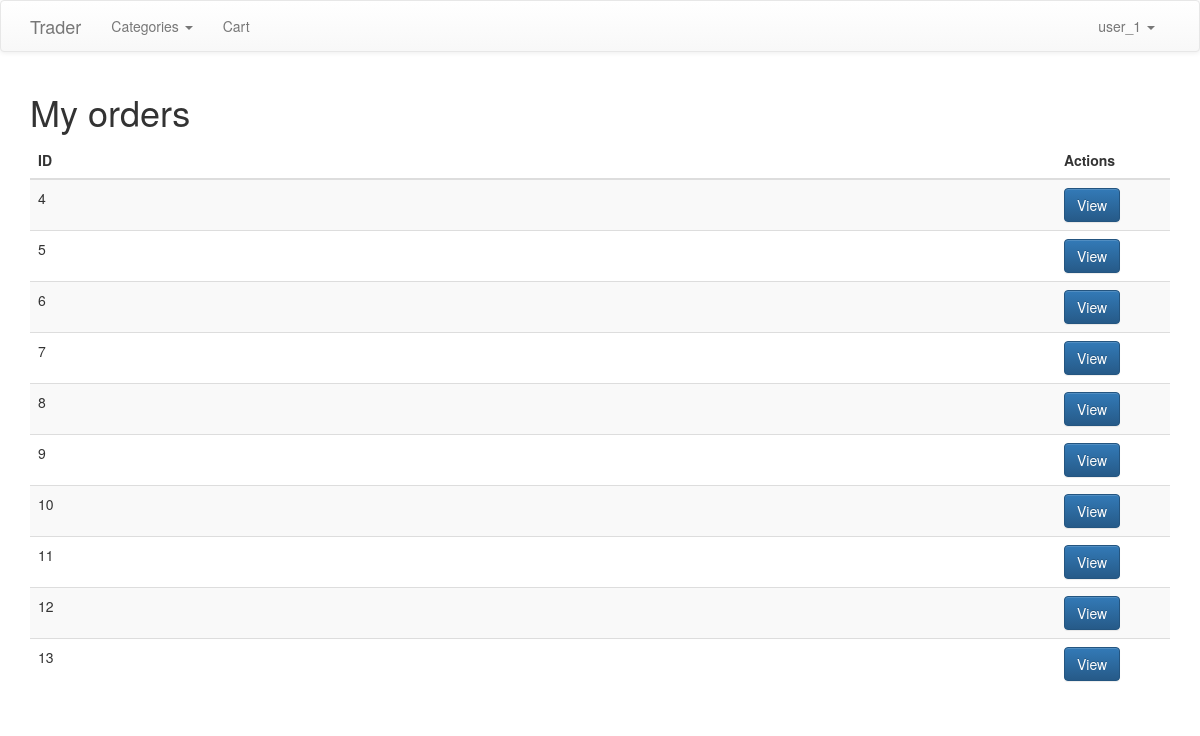
Screenshot of /my_orders.php (signed in) with the database file from the repository.
### tables this page shows
CREATE TABLE IF NOT EXISTS `users` (
  `user_id` int(11) NOT NULL AUTO_INCREMENT,
  `username` varchar(255) NOT NULL,
  `password` varchar(255) NOT NULL,
  PRIMARY KEY (`user_id`)
);

CREATE TABLE IF NOT EXISTS `orders` (
  `order_id` int(11) NOT NULL AUTO_INCREMENT,
  `user_id` int(11) NOT NULL,
  `fname` varchar(255) NOT NULL,
  `lname` varchar(255) NOT NULL,
  `email` varchar(255) NOT NULL,
  `phone` varchar(255) NOT NULL,
  `products` text NOT NULL,
  `quantity` text NOT NULL,
  `address` text NOT NULL,
  `order_date` timestamp NOT NULL DEFAULT CURRENT_TIMESTAMP ON UPDATE CURRENT_TIMESTAMP,
  `status` int(11) NOT NULL DEFAULT '1' COMMENT '1 - order is not resolved, 0 - order is resolved',
  `canceled` int(11) NOT NULL DEFAULT '0' COMMENT '1 - order is canceled, 0 - order is not canceled',
  PRIMARY KEY (`order_id`)
);

### config.php (called while the page is built, shortened)
<?php
$base_path = "http://localhost/trader";
$db = new mysqli('localhost', 'root', 'root', 'trader');
include_once('functions.php');

### functions.php (called while the page is built)
<?php
function getUserInfo() {
	global $db;
	$user = $db->query("SELECT * FROM users WHERE user_id=" . $_SESSION['user_id']);
	$user_data = $user->fetch_assoc();
	return $user_data['username'];
}

### my_orders.php (the view, shortened to what this page needs)
<?php
include('config.php');
?>
<!DOCTYPE html>
<html lang="en">
<head>
	<link rel="stylesheet" href="https://maxcdn.bootstrapcdn.com/bootstrap/3.3.4/css/bootstrap.min.css">
	<link rel="stylesheet" href="https://maxcdn.bootstrapcdn.com/bootstrap/3.3.4/css/bootstrap-theme.min.css">
</head>
<body>
	<?php include('template_parts/header.php'); ?>
	<div class="container">
		<h1>My orders</h1>
		<table class="table table-striped">
			<thead>
				<tr>
					<th width="90%">ID</th>
					<th>Actions</th>
				</tr>
			</thead>
			<tbody>
				<?php
				$orders = $db->query("SELECT * FROM orders WHERE user_id='" . $_SESSION['user_id'] . "'");
				while($row = $orders->fetch_assoc()) {
				?>
				<tr>
					<td><?php echo $row['order_id'] ?></td>
					<td>
						<a href="<?php echo $base_path; ?>/view_order.php?order_id=<?php echo $row['order_id']; ?>" class="btn btn-primary">View</a>
					</td>
				</tr>
				<?php
				}
				?>
			</tbody>
		</table>
	</div>
</body>
</html>

### template_parts/header.php (shortened to what this page needs)
<?php
if(isset($_SESSION['user_id'])) {
  $username = getUserInfo();
}
?>
<nav class="navbar navbar-default">
  <div class="container">
    <div class="navbar-header">
      <a class="navbar-brand" href="<?php echo $base_path; ?>">Trader</a>
    </div>
    <div class="collapse navbar-collapse" id="bs-example-navbar-collapse-1">
      <ul class="nav navbar-nav">
        <li class="dropdown">
          <a href="#" class="dropdown-toggle" data-toggle="dropdown" role="button" aria-expanded="false">Categories <span class="caret"></span></a>
        </li>
        <li><a href="<?php echo $base_path; ?>/cart.php">Cart</a></li>
      </ul>
      <ul class="nav navbar-nav navbar-right">
        <li class="dropdown">
          <a href="#" class="dropdown-toggle" data-toggle="dropdown" role="button" aria-expanded="false"><?php echo $username; ?> <span class="caret"></span></a>
        </li>
      </ul>
    </div>
  </div>
</nav>

### rows the page displays
users: username "user_1"
orders: order_id "4"
orders: order_id "5"
orders: order_id "6"
orders: order_id "7"
orders: order_id "8"
orders: order_id "9"
orders: order_id "10"
orders: order_id "11"
orders: order_id "12"
orders: order_id "13"
